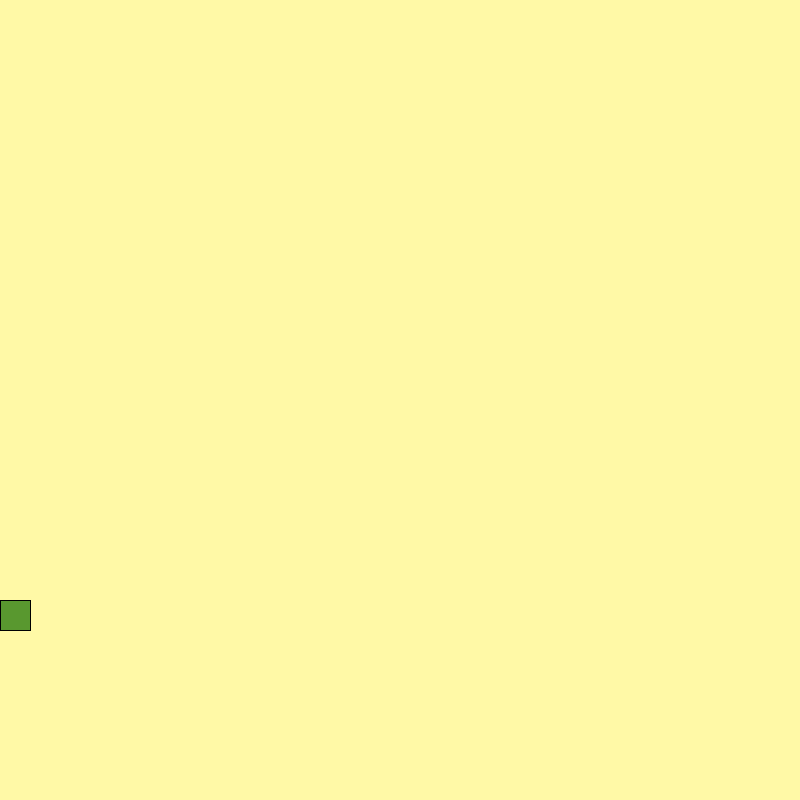
Frame 1 (no input)
Frame 60 (the mouse pressed at the canvas centre just before this capture): identical to frame 1, image omitted
Frame 120 (the mouse held since frame 60 and released just before this capture): identical to frame 1, image omitted

The Processing sketch that drew this single still picture (run headless with seeded random() and noise(); from frame 60 on, the mouse is pressed at the canvas centre):

// Processing sketch: Midterm_WIP_1
// ── Midterm_WIP_1.pde
//Midterm Project: Prototype Snake Game by Thomas Garcia Mena
//This is based off an tutorial video: Programming Snake Game in Java Processing Tutorial by gasper coding 

int r = (int)random(255);
int g = (int)random(255);
int b = (int)random(255);

ArrayList<Integer> x = new ArrayList<Integer>(), y = new ArrayList<Integer>();
int w = 60, h = 60, blocks = 30;

void setup (){
  size(800, 800);
  x.add(0);
  y.add(20);
}

void draw() {
background (#FFF9A6);
fill(#59982f);
for (int i = 0; i < x.size(); i++) rect(x.get(i)*blocks, y.get(i)*blocks, blocks, blocks);
}
